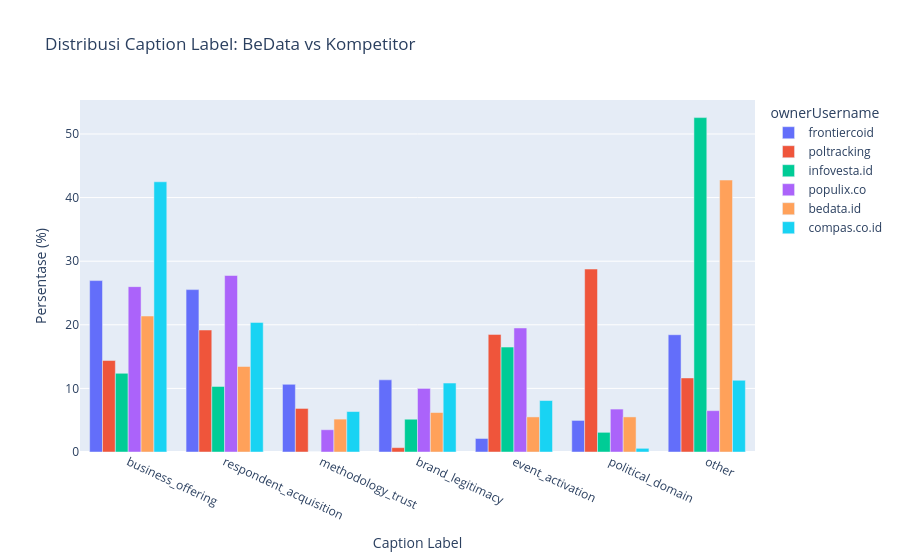

Notebook code for this chart:
### Markdown cell above
## Distribusi CTA Type
- Mayoritas akun masih **no_cta** (termasuk **BeData ~65%**).
- **BeData** relatif lebih **seimbang** di CTA lain: **sales_led (~12%)**, **product_led (~11%)**, **engagement (~12%)** (tidak “mentok” di no_cta seperti poltracking/infovesta).
- **compas.co.id** paling agresif konversi: **sales_led tinggi (~46%)** dan **no_cta lebih rendah (~29%)**.
- **populix.co** menonjol di **product_led (~27%)** (lebih “product-driven”).

### Code cell
label_order = [
    "business_offering",
    "respondent_acquisition",
    "methodology_trust",
    "brand_legitimacy",
    "event_activation",
    "political_domain",
    "other"
]

df_labels = df.explode("caption_labels").rename(columns={"caption_labels": "caption_label"})

label_count = (
    df_labels.groupby(["ownerUsername", "caption_label"])
             .size()
             .reset_index(name="count")
)
label_count["total"] = label_count.groupby("ownerUsername")["count"].transform("sum")
label_count["pct"] = (label_count["count"] / label_count["total"]) * 100

label_pct = (
    label_count
    .pivot(index="ownerUsername", columns="caption_label", values="pct")
    .fillna(0)
    .reindex(owners)
    .reindex(columns=label_order, fill_value=0)
)

plot_df_label = label_pct.reset_index().melt(
    id_vars="ownerUsername", var_name="caption_label", value_name="pct"
)

display(label_pct.round(1))
fig = px.bar(
    plot_df_label,
    x="caption_label",
    y="pct",
    color="ownerUsername",
    barmode="group",
    category_orders={
        "ownerUsername": owners,
        "caption_label": label_order
    },
    title="Distribusi Caption Label: BeData vs Kompetitor"
)
fig.update_layout(yaxis_title="Persentase (%)", xaxis_title="Caption Label")
fig.update_xaxes(tickangle=25)
fig.show()

### Figure 1 — Plotly figure (JSON) as saved in the notebook; plotly's stock layout.template omitted (floating-point values rounded to 4 significant figures)
{"data": [{"alignmentgroup": "True", "hovertemplate": "ownerUsername=frontiercoid<br>caption_label=%{x}<br>pct=%{y}<extra></extra>", "legendgroup": "frontiercoid", "marker": {"color": "#636efa", "pattern": {"shape": ""}}, "name": "frontiercoid", "offsetgroup": "frontiercoid", "orientation": "v", "showlegend": true, "textposition": "auto", "type": "bar", "x": ["business_offering", "respondent_acquisition", "methodology_trust", "brand_legitimacy", "event_activation", "political_domain", "other"], "xaxis": "x", "y": [26.95, 25.53, 10.64, 11.35, 2.128, 4.965, 18.44], "yaxis": "y"}, {"alignmentgroup": "True", "hovertemplate": "ownerUsername=poltracking<br>caption_label=%{x}<br>pct=%{y}<extra></extra>", "legendgroup": "poltracking", "marker": {"color": "#EF553B", "pattern": {"shape": ""}}, "name": "poltracking", "offsetgroup": "poltracking", "orientation": "v", "showlegend": true, "textposition": "auto", "type": "bar", "x": ["business_offering", "respondent_acquisition", "methodology_trust", "brand_legitimacy", "event_activation", "political_domain", "other"], "xaxis": "x", "y": [14.38, 19.18, 6.849, 0.6849, 18.49, 28.77, 11.64], "yaxis": "y"}, {"alignmentgroup": "True", "hovertemplate": "ownerUsername=infovesta.id<br>caption_label=%{x}<br>pct=%{y}<extra></extra>", "legendgroup": "infovesta.id", "marker": {"color": "#00cc96", "pattern": {"shape": ""}}, "name": "infovesta.id", "offsetgroup": "infovesta.id", "orientation": "v", "showlegend": true, "textposition": "auto", "type": "bar", "x": ["business_offering", "respondent_acquisition", "methodology_trust", "brand_legitimacy", "event_activation", "political_domain", "other"], "xaxis": "x", "y": [12.37, 10.31, 0.0, 5.155, 16.49, 3.093, 52.58], "yaxis": "y"}, {"alignmentgroup": "True", "hovertemplate": "ownerUsername=populix.co<br>caption_label=%{x}<br>pct=%{y}<extra></extra>", "legendgroup": "populix.co", "marker": {"color": "#ab63fa", "pattern": {"shape": ""}}, "name": "populix.co", "offsetgroup": "populix.co", "orientation": "v", "showlegend": true, "textposition": "auto", "type": "bar", "x": ["business_offering", "respondent_acquisition", "methodology_trust", "brand_legitimacy", "event_activation", "political_domain", "other"], "xaxis": "x", "y": [26.0, 27.75, 3.5, 10.0, 19.5, 6.75, 6.5], "yaxis": "y"}, {"alignmentgroup": "True", "hovertemplate": "ownerUsername=bedata.id<br>caption_label=%{x}<br>pct=%{y}<extra></extra>", "legendgroup": "bedata.id", "marker": {"color": "#FFA15A", "pattern": {"shape": ""}}, "name": "bedata.id", "offsetgroup": "bedata.id", "orientation": "v", "showlegend": true, "textposition": "auto", "type": "bar", "x": ["business_offering", "respondent_acquisition", "methodology_trust", "brand_legitimacy", "event_activation", "political_domain", "other"], "xaxis": "x", "y": [21.38, 13.45, 5.172, 6.207, 5.517, 5.517, 42.76], "yaxis": "y"}, {"alignmentgroup": "True", "hovertemplate": "ownerUsername=compas.co.id<br>caption_label=%{x}<br>pct=%{y}<extra></extra>", "legendgroup": "compas.co.id", "marker": {"color": "#19d3f3", "pattern": {"shape": ""}}, "name": "compas.co.id", "offsetgroup": "compas.co.id", "orientation": "v", "showlegend": true, "textposition": "auto", "type": "bar", "x": ["business_offering", "respondent_acquisition", "methodology_trust", "brand_legitimacy", "event_activation", "political_domain", "other"], "xaxis": "x", "y": [42.49, 20.38, 6.358, 10.84, 8.092, 0.578, 11.27], "yaxis": "y"}], "layout": {"barmode": "group", "legend": {"title": {"text": "ownerUsername"}, "tracegroupgap": 0}, "title": {"text": "Distribusi Caption Label: BeData vs Kompetitor"}, "xaxis": {"anchor": "y", "categoryarray": ["business_offering", "respondent_acquisition", "methodology_trust", "brand_legitimacy", "event_activation", "political_domain", "other"], "categoryorder": "array", "domain": [0, 1], "tickangle": 25, "title": {"text": "Caption Label"}}, "yaxis": {"anchor": "x", "domain": [0, 1], "title": {"text": "Persentase (%)"}}}}
